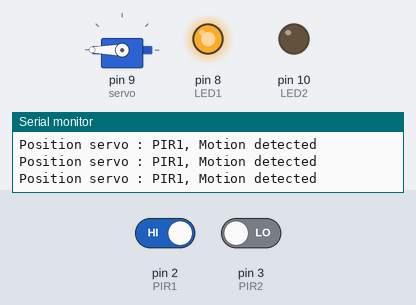
The sketch below on a simulated Arduino Uno, built with avr-gcc and run on an emulated ATmega328P. Parts: servo, output pins drawn as LEDs (lit = HIGH), the last lines printed to the serial monitor. The test bench sets the inputs (shaded band); at power-on: pin 2 (PIR1) HIGH, pin 3 (PIR2) LOW.

Above: at 1.2 s.
1.3 s: pin 2 (PIR1) driven LOW
At 1.45 s:
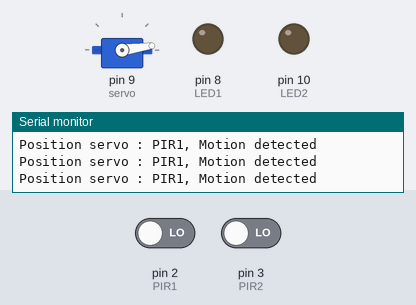
4.3 s: pin 3 (PIR2) driven HIGH
At 7.1 s:
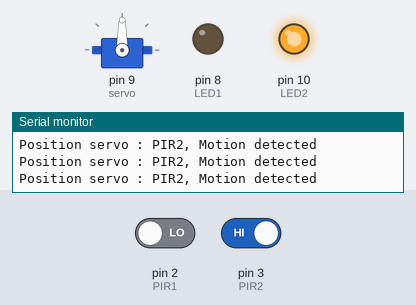
7.3 s: pin 3 (PIR2) driven LOW
At 7.77 s:
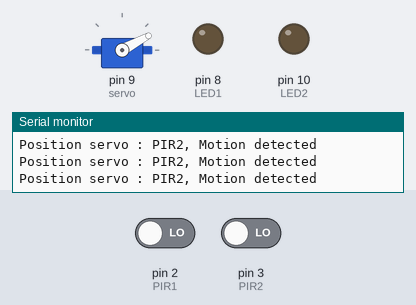
10.3 s: pin 2 (PIR1) driven HIGH
At 13.1 s:
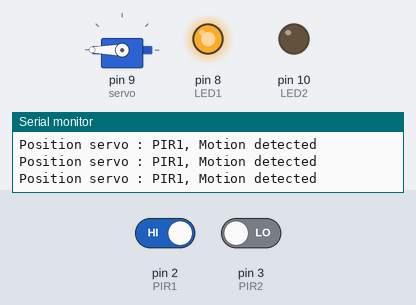
Timing chart, 0 to 14.6 s (numbered marks = the images above; inputs shaded):
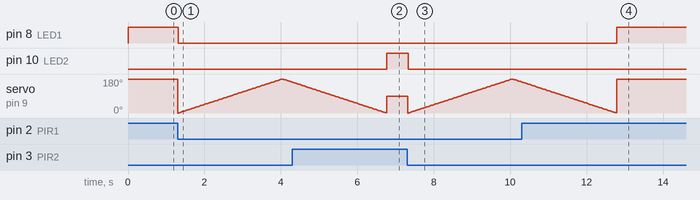

The sketch:

nnnnnnnnnnnnnnnnnn.ino
```cpp
#include <Servo.h> //inclure la bibliothèque du servomoteur (ses commandes spécifiques)
Servo servo; //assigner l'objet "servo" comme servomoteur
int LED1 = 8 ;  //pins respectifs des LED
int LED2 = 10;

int PIR1 = 2;   //pins respectifs des capteurs PIR
int PIR2 = 3;
int pos  = 0;
// désigner les variables PIRvalue comme bouléenne
// c'est à dire soit  TRUE ou HIGH (détection) soit FALSE ou LOW(non détection)
boolean PIRvalue1;
boolean PIRvalue2;


void setup()
{
     Serial.begin(9600); //interpeller le serial monitor pour afficher output sur serial monitor
     servo.attach(9); // pin servo D9

     pinMode(PIR1, INPUT);
     pinMode(PIR2, INPUT);

     pinMode(LED1, OUTPUT);
     pinMode(LED2, OUTPUT);
    digitalWrite(LED1, LOW);
    digitalWrite(LED2, LOW);

     //TARER - Temps pour PIRs de se (re)mettre en LOW, phase initiale
     Serial.print ("Setting PIR sensors ");


     Serial.println ("PIR Ready to go!");
     servo.write(0); // bouger servo position initial 0 degré
}

void loop()
{

  PIRvalue1 = digitalRead(PIR1);
  PIRvalue2 = digitalRead(PIR2);
  if (PIRvalue1 == LOW && PIRvalue2 == LOW)
      {
           for (pos = 0; pos <= 180; pos += 1)
                  { // goes from 0 degrees to 180 degrees
                       // in steps of 1 degree

                       servo.write(pos);              // tell servo to go to position in variable 'pos'
                       delay(15);
                       digitalWrite(LED1, LOW);
                       digitalWrite(LED2, LOW);
                       if(PIRvalue1 == HIGH && PIRvalue2 == LOW ) {pos=181;
                       digitalWrite(LED1, HIGH);
           digitalWrite(LED2, LOW);

           servo.write(180);
           Serial.println("Position servo : PIR1, Motion detected");
                       }
                       if(PIRvalue1 == LOW && PIRvalue2 == HIGH ) {pos=181;
                       digitalWrite(LED1, LOW);
           digitalWrite(LED2, HIGH);


           servo.write(90);
           Serial.println("Position servo : PIR2, Motion detected");
                       }
                  }
            for (pos = 180; pos >= 0; pos -= 1)
                  { // goes from 180 degrees to 0 degrees

                       servo.write(pos);              // tell servo to go to position in variable 'pos'
                       delay(15);
                       digitalWrite(LED1, LOW);
                       digitalWrite(LED2, LOW);
                       // waits 15ms for the servo to reach the position
                       if(PIRvalue1 == HIGH && PIRvalue2 == LOW ) {pos=181;
                       digitalWrite(LED1, HIGH);
           digitalWrite(LED2, LOW);

           servo.write(180);
           Serial.println("Position servo : PIR1, Motion detected");
                       }
                       if(PIRvalue1 == LOW && PIRvalue2 == HIGH ) {pos=181;
                       digitalWrite(LED1, LOW);
           digitalWrite(LED2, HIGH);


           servo.write(90);
           Serial.println("Position servo : PIR2, Motion detected");
                       }
                  }

      }
  else if (PIRvalue1 == HIGH && PIRvalue2 == LOW ) // && désigne le "et logique" bouléenne
      {
           digitalWrite(LED1, HIGH);
           digitalWrite(LED2, LOW);

           servo.write(180);
           Serial.println("Position servo : PIR1, Motion detected");
      }
  else if  (PIRvalue1 == LOW && PIRvalue2 == HIGH )// && désigne le "et logique" bouléenne
     {
           digitalWrite(LED1, LOW);
           digitalWrite(LED2, HIGH);


           servo.write(90);
           Serial.println("Position servo : PIR2, Motion detected");
     }

}
```

Measured:
- after the input at 1.3 s, pin 8 (LED1): HIGH → LOW at once
- after the input at 4.3 s, pin 10 (LED2): LOW → HIGH after 2.5 s
- after the input at 7.3 s, pin 10 (LED2): HIGH → LOW at once
- after the input at 10.3 s, pin 8 (LED1): LOW → HIGH after 2.5 s
